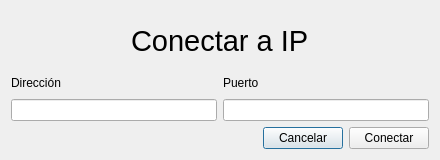
<?xml version="1.0" encoding="UTF-8"?>
<ui version="4.0">
 <class>DialogConectarUDP</class>
 <widget class="QDialog" name="DialogConectarUDP">
  <property name="windowModality">
   <enum>Qt::WindowModal</enum>
  </property>
  <property name="geometry">
   <rect>
    <x>0</x>
    <y>0</y>
    <width>440</width>
    <height>160</height>
   </rect>
  </property>
  <property name="minimumSize">
   <size>
    <width>440</width>
    <height>160</height>
   </size>
  </property>
  <property name="maximumSize">
   <size>
    <width>440</width>
    <height>160</height>
   </size>
  </property>
  <property name="windowTitle">
   <string>Dialog</string>
  </property>
  <layout class="QVBoxLayout" name="verticalLayout_4">
   <item>
    <spacer name="verticalSpacer">
     <property name="orientation">
      <enum>Qt::Vertical</enum>
     </property>
     <property name="sizeType">
      <enum>QSizePolicy::Fixed</enum>
     </property>
     <property name="sizeHint" stdset="0">
      <size>
       <width>20</width>
       <height>5</height>
      </size>
     </property>
    </spacer>
   </item>
   <item>
    <layout class="QHBoxLayout" name="horizontalLayout">
     <item>
      <spacer name="horizontalSpacer">
       <property name="orientation">
        <enum>Qt::Horizontal</enum>
       </property>
       <property name="sizeHint" stdset="0">
        <size>
         <width>40</width>
         <height>20</height>
        </size>
       </property>
      </spacer>
     </item>
     <item>
      <widget class="QLabel" name="label">
       <property name="font">
        <font>
         <pointsize>22</pointsize>
        </font>
       </property>
       <property name="text">
        <string>Conectar a IP</string>
       </property>
      </widget>
     </item>
     <item>
      <spacer name="horizontalSpacer_2">
       <property name="orientation">
        <enum>Qt::Horizontal</enum>
       </property>
       <property name="sizeHint" stdset="0">
        <size>
         <width>40</width>
         <height>20</height>
        </size>
       </property>
      </spacer>
     </item>
    </layout>
   </item>
   <item>
    <layout class="QHBoxLayout" name="horizontalLayout_2">
     <item>
      <layout class="QVBoxLayout" name="verticalLayout_3">
       <item>
        <widget class="QLabel" name="label_2">
         <property name="text">
          <string>Dirección</string>
         </property>
        </widget>
       </item>
       <item>
        <widget class="QLineEdit" name="lineEditIP"/>
       </item>
      </layout>
     </item>
     <item>
      <layout class="QVBoxLayout" name="verticalLayout_2">
       <item>
        <widget class="QLabel" name="label_3">
         <property name="text">
          <string>Puerto</string>
         </property>
        </widget>
       </item>
       <item>
        <widget class="QLineEdit" name="lineEditPuerto"/>
       </item>
      </layout>
     </item>
    </layout>
   </item>
   <item>
    <layout class="QHBoxLayout" name="horizontalLayout_3">
     <item>
      <spacer name="horizontalSpacer_3">
       <property name="orientation">
        <enum>Qt::Horizontal</enum>
       </property>
       <property name="sizeHint" stdset="0">
        <size>
         <width>40</width>
         <height>20</height>
        </size>
       </property>
      </spacer>
     </item>
     <item>
      <widget class="QPushButton" name="pushButtonCancelar">
       <property name="text">
        <string>Cancelar</string>
       </property>
      </widget>
     </item>
     <item>
      <widget class="QPushButton" name="pushButtonConectar">
       <property name="text">
        <string>Conectar</string>
       </property>
      </widget>
     </item>
    </layout>
   </item>
  </layout>
 </widget>
 <resources/>
 <connections/>
</ui>
